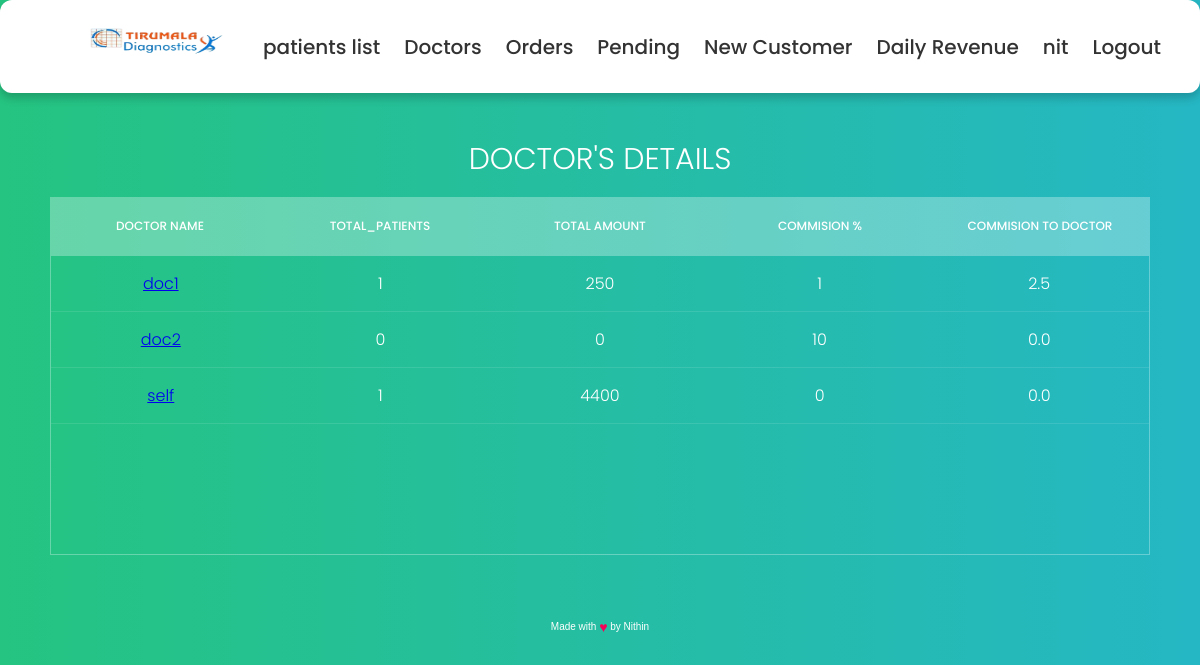
The page /doctors_list (signed in) on the database its author committed.
### details/models.py (models this page shows, shortened)
class Doctor(models.Model):
    doctor_name = models.CharField(max_length=50)
    commission = models.IntegerField()
    doctor_mobile = models.IntegerField(null=True)
    doctor_email = models.EmailField(null=True)
    @staticmethod
    def get_all_doctors():
        return Doctor.objects.all()
    def total_cost(self):
        s = self.order_set.all()
        amount = 0
        for i in s:
            patient_bill = i.get_total()
            amount += patient_bill
        return amount
    def no_of_patients(self):
        s = self.order_set.all()
        return len(s)
    def commission_to_doc(self):
        try:
            return float(self.commission) / 100 * float(self.total_cost())
        except ZeroDivisionError:
            return 0
    def __str__(self):
        return self.doctor_name

class Order(models.Model):
    def get_total(self):
        total = sum([test.price for test in self.tests.all()])
        return total
    collected_at = models.ForeignKey(Locations, on_delete=models.DO_NOTHING,null=True)
    referred_by = models.ForeignKey(Doctor, on_delete=models.DO_NOTHING,null=True)
    collected_date = models.DateField(null= True)
    expected_complete_date = models.DateField(null=True)
    tests = models.ManyToManyField(Test, blank=False)
    customer = models.ForeignKey(Customer,on_delete=models.DO_NOTHING, blank=False)
    order_id = models.UUIDField(default=uuid.uuid4, primary_key=True)
    collected_by = models.ForeignKey(Tech, on_delete=models.DO_NOTHING,null=True, related_name='collected_by', blank = True)
    tested_by = models.ForeignKey(Tech, on_delete=models.DO_NOTHING,null=True, related_name='tested_by', blank = True)
    report_by = models.ForeignKey(Tech, on_delete=models.DO_NOTHING,null=True, related_name='report_by',blank=True)
    collected_datetime = models.DateTimeField(null=True)  # For date and time
    tested_datetime = models.DateTimeField(null=True)  # For date and time
    report_datetime = models.DateTimeField(null=True)  # For date and time
    hba1c = models.CharField(max_length=10, blank= True)
    blood_urea_nitrogen = models.CharField(max_length=10, blank=True)
    cotinine = models.CharField(max_length=10, blank=True)
    esr_1_hour = models.CharField(max_length=10, blank=True)
    hbsag = models.CharField(max_length=10, blank=True)
    hiv_1_and_2 = models.CharField(max_length=10, blank=True)
    colour = models.CharField(max_length=10, blank=True)
    specific_gravity = models.CharField(max_length=10, blank=True)
    ph = models.CharField(max_length=10, blank=True)
    blood = models.CharField(max_length=10, blank=True)
    albumin = models.CharField(max_length=10, blank=True)
    sugar = models.CharField(max_length=10, blank=True)
    ketone_bodies = models.CharField(max_length=10, blank=True)
    nitrite = models.CharField(max_length=10, blank=True)
    urobilinogen = models.CharField(max_length=10, blank=True)
    leucocytes = models.CharField(max_length=10, blank=True)
    bile_salts = models.CharField(max_length=10, blank=True)
    bile_pigments = models.CharField(max_length=10, blank=True)
    pus_cells = models.CharField(max_length=10, blank=True)
    epithelial_cells = models.CharField(max_length=10, blank=True)
    rbcs = models.CharField(max_length=10, blank=True)
    bacteria = models.CharField(max_length=10, blank=True)
    others = models.CharField(max_length=10, blank=True)
    haemoglobin = models.CharField(max_length=10, blank=True)
    rbc_count = models.CharField(max_length=10, blank=True)
    pcv = models.CharField(max_length=10, blank=True)
    platelets = models.CharField(max_length=10, blank=True)
    wbc = models.CharField(max_length=10, blank=True)
    neutrophils = models.CharField(max_length=10, blank=True)
    lymphocytes = models.CharField(max_length=10, blank=True)
    eosinophils = models.CharField(max_length=10, blank=True)
    monocytes = models.CharField(max_length=10, blank=True)
    basophils = models.CharField(max_length=10, blank=True)
    mcv = models.CharField(max_length=10, blank=True)
    mchc = models.CharField(max_length=10, blank=True)
    mch = models.CharField(max_length=10, blank=True)
    random_blood_sugar = models.CharField(max_length=10, blank=True)
    uric_acid = models.CharField(max_length=10, blank=True)
    serum_creatinine = models.CharField(max_length=10, blank=True)
    total_cholesterol = models.CharField(max_length=10, blank=True)
    hdl = models.CharField(max_length=10, blank=True)
    ldl = models.CharField(max_length=10, blank=True)
    vldl = models.CharField(max_length=10, blank=True)
    triglycerides = models.CharField(max_length=10, blank=True)
    chol_hdl_ratio = models.CharField(max_length=10, blank=True)
    total_bilirubin = models.CharField(max_length=10, blank=True)
    direct_bilirubin = models.CharField(max_length=10, blank=True)
    indirect_bilirubin = models.CharField(max_length=10, blank=True)
    alkaline_phosphatase = models.CharField(max_length=10, blank=True)
    serum_gpt = models.CharField(max_length=10, blank=True)
    serum_got = models.CharField(max_length=10, blank=True)
    total_proteins = models.CharField(max_length=10, blank=True)
    albumin = models.CharField(max_length=10, blank=True)
    globulin = models.CharField(max_length=10, blank=True)
    alb_glob_ratio = models.CharField(max_length=10, blank=True)
    ggtp = models.CharField(max_length=10, blank=True)

class Test(models.Model):
    is_collected = {('yes', 'yes'),
              ('no', 'no')}
    test_id = models.AutoField(primary_key=True)
    test_name = models.CharField(max_length=50)
    collection_status = models.CharField(max_length=20, choices=is_collected, blank=False, default='no')
    price = models.IntegerField()

### details/views.py (the view)
# urls.py: path('doctors_list',doctors_list, name='doctors_list'),
@login_required(login_url='user_login')
def doctors_list(request):
    doctors = Doctor.get_all_doctors()
    return render(request, 'Doctors.html', {'doctors': doctors})

### details/Templates/Doctors.html (shortened to what this page needs)
{% extends "base.html" %}
{% block content%}
<section>
    <h1>Doctor's Details</h1>
    <div class="tbl-header">
      <table cellpadding="0" cellspacing="0" border="0">
        <thead>
          <tr>
            <th>Doctor Name</th>
            <th>total_patients</th>
            <th>total amount</th>
            <th>commision %</th>
            <th>commision to doctor </th>
          </tr>
        </thead>
      </table>
    </div>
    <div class="tbl-content">
      <table cellpadding="0" cellspacing="0" border="0">
        {% for doctor in doctors%}
        <tbody>
            <tr>
                <td><a href="{% url 'doctor' doctor.id %}"> {{doctor}}</a></td>
                <td> {{doctor.no_of_patients}}</td>
                <td> {{doctor.total_cost}}</td>
                <td> {{doctor.commission}}</td>
                <td> {{doctor.commission_to_doc}}</td>
            </tr>
        </tbody>
        {% endfor %}
      </table>
    </div>
  </section>
  <div class="made-with-love">
    Made with
    <i>♥</i> by Nithin
   </div>
    {% endblock %}

### details/Templates/base.html (shortened to what this page needs)
{% load static %}
<!DOCTYPE html>
<html lang="en">
<head>
    <link rel="stylesheet" href={% static "css/style.css" %}>
    <link rel="stylesheet" href="https://cdnjs.cloudflare.com/ajax/libs/font-awesome/5.15.2/css/all.min.css"/>
</head>
<div>
  <ul class="nav-links">
    <li><a href={% url 'home' %}> <img src="{% static '/images/logo.png' %}" alt="My image" width="200" height="45"></li>
    <li><a href={% url 'patients_list' %}> patients list </a> </li>
    <li><a href={% url 'doctors_list' %}> Doctors </a> </li>
    <li><a href={% url 'orders_list' %}> Orders </a> </li>
    <li><a href={% url 'pending_samples' %}> Pending </a> </li>
    <li><a href={% url 'register_customer' %}> New Customer </a> </li>
    <li><a href={% url 'daily_totals' %}> Daily Revenue </a> </li>
    <li><a> {{user}}</a></li>
    <li><a href={% url 'user_logout' %}> Logout </a> </li>
  </ul>
</div>
<body>
  <div style="height: 50px;"></div>
    {% block content%}
    {% endblock %}
</body>
</html>

### details/static/css/style.css (style rules this page uses)
* { margin: 0; padding: 0; box-sizing: border-box; font-family: 'Poppins', sans-serif; }
body { height: 100vh; background: #c1f7f5; padding-top: 37px; }
.nav-links { display: flex; align-items: center; justify-content: center; background: #fff; padding: 20px 15px; border-radius: 12px; box-shadow: 0 5px 10px rgba(0,0,0,0.2); position: fixed; top: 0; left: 0; width: 100%; }
.nav-links li { list-style: none; margin: 0 12px; }
.nav-links li a { position: relative; color: #333; font-size: 20px; font-weight: 500; padding: 6px 0; text-decoration: none; }
.nav-links li a:before { content: ''; position: absolute; bottom: 0; left: 0; height: 3px; width: 0%; background: #34efdf; border-radius: 12px; transition: all 0.4s ease; }
h1 { font-size: 30px; color: #fff; text-transform: uppercase; font-weight: 300; text-align: center; margin-bottom: 15px; }
table { width:100%; table-layout: fixed; }
.tbl-header { background-color: rgba(255,255,255,0.3); }
.tbl-content { height:300px; overflow-x:auto; margin-top: 0px; border: 1px solid rgba(255,255,255,0.3); }
th { padding: 20px 15px; text-align: center; font-weight: 500; font-size: 12px; color: #fff; text-transform: uppercase; }
td { padding: 15px; text-align: center; vertical-align:middle; font-weight: 300; font-size: 16px; color: #fff; border-bottom: solid 1px rgba(255,255,255,0.1); }
body { background: -webkit-linear-gradient(left, #25c481, #25b7c4); background: linear-gradient(to right, #25c481, #25b7c4); font-family: 'Roboto', sans-serif; padding-top: 37px; }
section { margin: 50px; }
.made-with-love { margin-top: 40px; padding: 10px; clear: left; text-align: center; font-size: 10px; font-family: arial; color: #fff; }
.made-with-love i { font-style: normal; color: #F50057; font-size: 14px; position: relative; top: 2px; }

### rows shown on the page
Doctor: doctor_name "doc1", no_of_patients "1", total_cost "250", commission "1", commission_to_doc "2.5"
Doctor: doctor_name "doc2", no_of_patients "0", total_cost "0", commission "10", commission_to_doc "0.0"
Doctor: doctor_name "self", no_of_patients "1", total_cost "4400", commission "0", commission_to_doc "0.0"

### other values the page prints
{{ user }} "nit"
